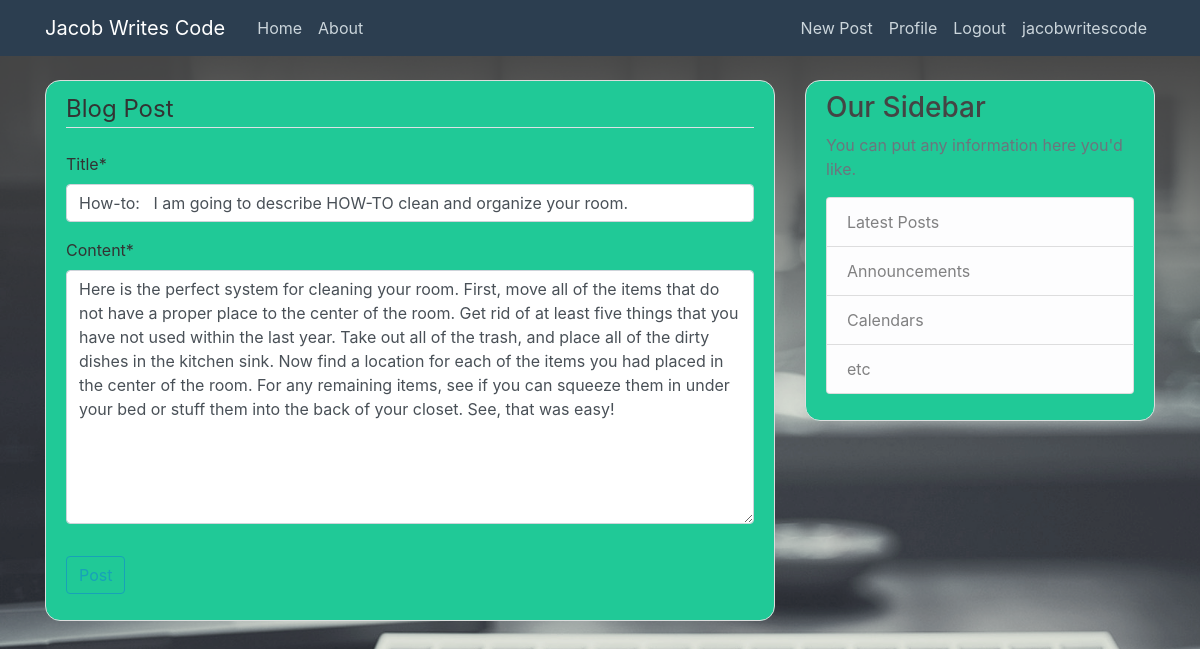
The page /post/4/update/ (signed in) on the database its author committed.
### Blog/models.py (models this page shows, shortened)
class Post(models.Model):
    title=models.CharField(max_length=100)
    content=models.TextField()
    date_posted=models.DateTimeField(default=timezone.now)
    author=models.ForeignKey(User,on_delete=models.CASCADE)

### Blog/views.py (the view, shortened to what this page needs)
# urls.py: path('post/<int:pk>/update/',PostUpdateView.as_view(),name='post-update'),
class PostUpdateView(LoginRequiredMixin,UserPassesTestMixin,UpdateView):
    model = Post
    fields = ['title','content']
    def test_func(self):
        post=self.get_object()
        if self.request.user==post.author:
            return True
        return False

### Blog/templates/Blog/post_form.html (shortened to what this page needs)
{% extends "blog/base.html" %}
{% load crispy_forms_tags %}
{% block content %}
    <div class="content-section">
        <form method="POST">
            <fieldset class="form-group">
                <legend class="border-bottom mb-4">Blog Post</legend>
                {{ form|crispy }}
            </fieldset>
            <div class="form-group">
                <button class="btn btn-outline-info" type="submit">Post</button>
            </div>
        </form>
    </div>
{% endblock content %}

### Blog/templates/Blog/base.html (shortened to what this page needs)
{% load static %}
<!DOCTYPE html>
<html>
<head>
    <link rel="stylesheet" href="https://maxcdn.bootstrapcdn.com/bootstrap/4.0.0/css/bootstrap.min.css">
    <link rel="stylesheet" type="text/css" href="{% static 'Blog/main.css' %}">
</head>
<body>
    <header class="site-header">
      <nav class="navbar navbar-expand-md navbar-dark bg-steel fixed-top">
        <div class="container">
          <a class="navbar-brand mr-4" href="{% url 'blog-home' %}">Jacob Writes Code</a>
          <div class="collapse navbar-collapse" id="navbarToggle">
            <div class="navbar-nav mr-auto">
              <a class="nav-item nav-link" href="{% url 'blog-home' %}">Home</a>
              <a class="nav-item nav-link" href="{% url 'blog-about' %}">About</a>
            </div>
            <div class="navbar-nav">
                {% if user.is_authenticated %}
                <a class="nav-item nav-link" href="{% url 'post-create'%}">New Post</a>
                <a class="nav-item nav-link" href="{% url 'profile'%}">Profile</a>
                <a class="nav-item nav-link" href="{% url 'logout'%}">Logout</a>
                <a class="nav-item nav-link" href="{% url 'profile'%}">{{user.username}}</a>
                {% else %}
                  <a class="nav-item nav-link" href="{% url 'login'%}">Login</a>
                  <a class="nav-item nav-link" href="{% url 'register'%}">Register</a>
                {% endif %}
            </div>
          </div>
        </div>
      </nav>
    </header>
    <main role="main" class="container">
      <div class="row">
        <div class="col-md-8">
          {% block content %}{% endblock %}
        </div>
        <div class="col-md-4">
          <div class="content-section">
            <h3>Our Sidebar</h3>
            <p class='text-muted'>You can put any information here you'd like.
              <ul class="list-group">
                <li class="list-group-item list-group-item-light">Latest Posts</li>
                <li class="list-group-item list-group-item-light">Announcements</li>
                <li class="list-group-item list-group-item-light">Calendars</li>
                <li class="list-group-item list-group-item-light">etc</li>
              </ul>
            </p>
          </div>
        </div>
      </div>
    </main>
</body>
</html>

### Blog/static/Blog/main.css (style rules this page uses)
body { background:url('/static/Blog/bg.jpg')no-repeat fixed; -webkit-background-size:cover; -moz-background-size:cover; -o-background-size:cover; background-size:cover; color: #333333; margin-top: 5rem; }
h1, h2, h3, h4, h5, h6 { color: #444444; }
ul { margin: 0; }
.bg-steel { background-color:#2c3e50!important; }
.site-header .navbar-nav .nav-link { color: #cbd5db; }
.content-section { background:#20c997; padding: 10px 20px; border: 1px solid #dddddd; border-radius: 15px; margin-bottom: 20px; }

### rows shown on the page
Post: title "How-to: I am going to describe HOW-TO clean and organize your room.", content "Here is the perfect system for cleaning your room. First, move all of the items that do not have a proper place to the center of the room. Get rid of at least five things that you have not used within the last year. Take out all of the trash, and place all of the dirty dishes in the kitchen sink. Now find a location for each of the items you had placed in the center of the room. For any remaining items, see if you can squeeze them in under your bed or stuff them into the back of your closet. See, that was easy!"

### other values the page prints
{{ user.username }} "jacobwritescode"
